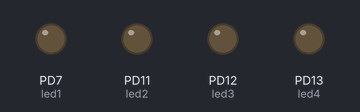
Bench run of a program on a simulated pyboard running MicroPython. Shown: output pins drawn as LEDs (lit = HIGH).

Above: at 0.2 s.
At 1.0 s:
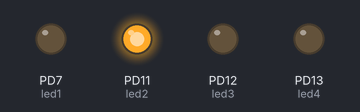
At 1.8 s:
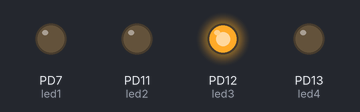
At 3.8 s:
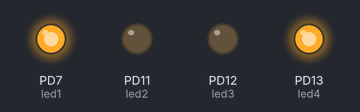
At 5.8 s:
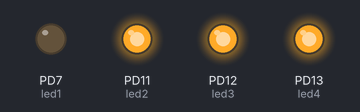
At 7.8 s:
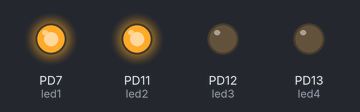
Timing chart, 0 to 8.3 s (numbered marks = the images above):
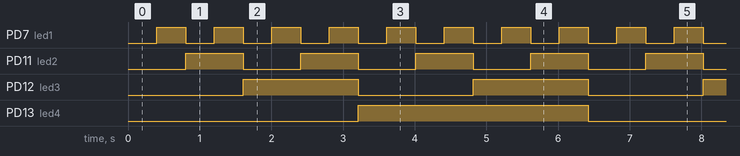

Measured:
- by itself, PD7 (led1): alternates HIGH for 0.40 s and LOW for 0.40 s
- by itself, PD11 (led2): alternates HIGH for 0.80 s and LOW for 0.80 s
- by itself, PD12 (led3): alternates HIGH for 1.6 s and LOW for 1.6 s
- by itself, PD13 (led4): alternates HIGH for 3.2 s and LOW for 3.2 s

The program:

led_count.py
```python
import pyb

def led_init():
  global led1,led2,led3,led4
  led1 = pyb.Pin('D7', pyb.Pin.OUT_PP)  #LED1
  led2 = pyb.Pin('D11', pyb.Pin.OUT_PP) #LED2
  led3 = pyb.Pin('D12', pyb.Pin.OUT_PP) #LED3
  led4 = pyb.Pin('D13', pyb.Pin.OUT_PP) #LED4
  pass

def busy_wait():
  for _ in range(100000):
    pass

def led_out_bdigit(led_data):
  if (led_data & 0x01) == 0:
    led1.low()
  else:
    led1.high()
  if (led_data & 0x02) == 0:
    led2.low()
  else:
    led2.high()
  if (led_data & 0x04) == 0:
    led3.low()
  else:
    led3.high()
  if (led_data & 0x08) == 0:
    led4.low()
  else:
    led4.high()

def main():
  count = 0
  led_init()
  while True:
    led_out_bdigit(count)
    count += 1
    busy_wait()

if __name__ == '__main__':
  main()
```
